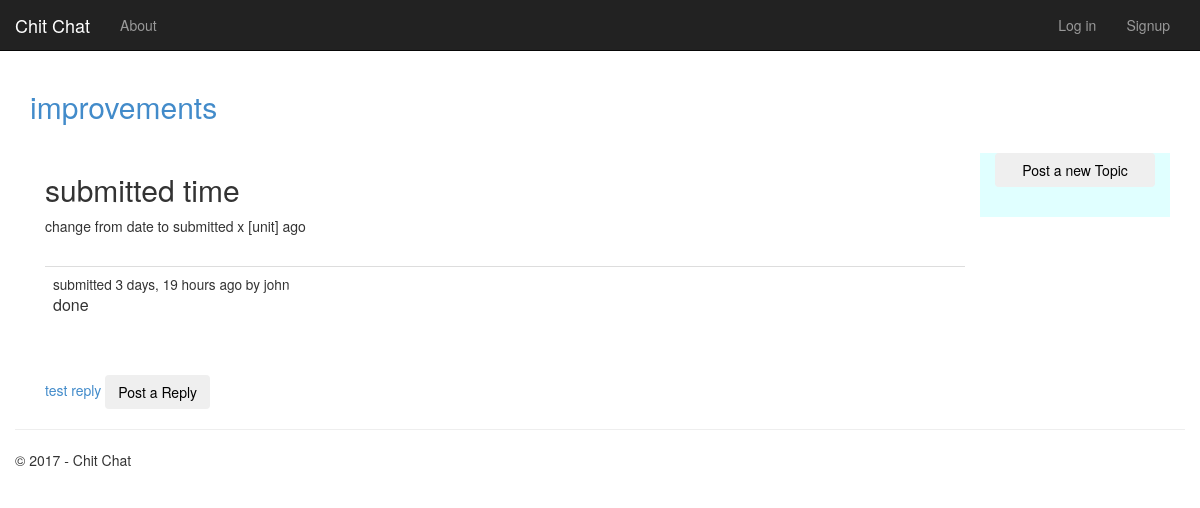
Page /10/ on the earlier database version.
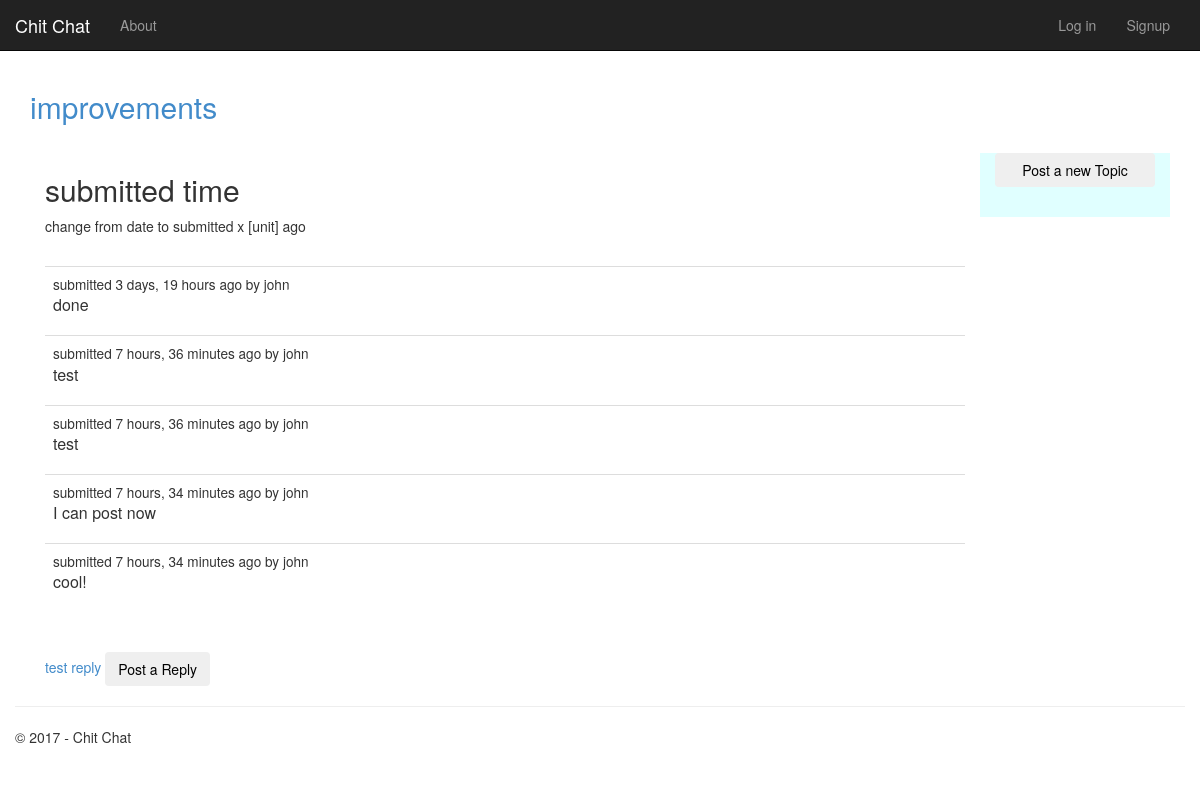
Same page on the later database version.
### forum/models.py (models this page shows, shortened)
class Post(models.Model):
    created = models.DateTimeField(auto_now_add=True)
    creator = models.ForeignKey(User, blank=True, null=True)
    updated = models.DateTimeField(auto_now=True)
    topic = models.ForeignKey(Topic)
    body = models.TextField(max_length=10000)
    user_ip = models.GenericIPAddressField(blank=True, null=True)
    def short(self):
        return u"%s\n%s" % (self.creator, self.created.strftime("%b %d, %I:%M %p"))
    short.allow_tags = True

### forum/views.py (the view)
class TopicDetailView(DetailView):
    model = Topic
    def get_context_data(self, **kwargs):
        context = super(TopicDetailView, self).get_context_data(**kwargs)
        context['title'] = 'Topic -- this is not being used'
        context['year'] = datetime.now().year
        return context

### forum/templates/forum/topic-details.html (shortened to what this page needs)
{% extends "app/layout.html" %}
{% block content %}
<div class="container">
    <h2><a href="{% url 'forum:forum-detail' slug=topic.forum.slug %}">{{topic.forum.slug}}</a></h2>
    <br />
    <div class="col-xs-12 col-sm-10">
        <h2>{{ topic.title }}</h2>
        <p>{{ topic.description }}</p>
        <br />
        <table class="table table-hover">
            <tbody>
                {% for post in topic.post_set.all %}
                <tr>
                    <td>
                        <small>submitted {{ post.created|timesince }} ago by {{ post.creator.get_username }}</small>
                        <p>{{ post.body }}</p>
                    </td>
                </tr>
                {% endfor %}
            </tbody>
        </table>
        <br />
        <a href="{% url 'forum:reply' topic.id %}">test reply</a>
        <button type="button" class="btn btn-outline-primary">Post a Reply</button>
       </div>
    {% include "forum/forum-sidebar.html" %}
   </div>
    {% endblock %}

Differences in the rows shown:
added Post: created "7 hours, 36 minutes", creator.get_username "john", body "test"
added Post: created "7 hours, 36 minutes", creator.get_username "john", body "test"
added Post: created "7 hours, 34 minutes", creator.get_username "john", body "I can post now"
added Post: created "7 hours, 34 minutes", creator.get_username "john", body "cool!"
